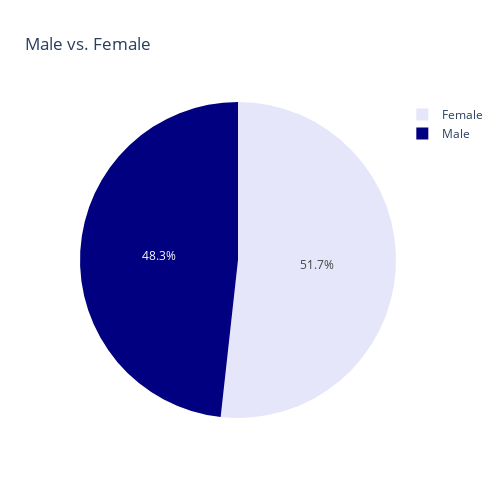

Notebook cell for this chart:
### Markdown cell above
### **6. How many females do we have information for vs how many males?**

### Code cell
import plotly.express as px

# count male and female
gender_count = df['Gender'].value_counts()

# create pie chart
fig = px.pie(values=gender_count, names=gender_count.index, title='Male vs. Female', color_discrete_sequence=['lavender', 'navy'], width=500, height=500)
fig.show()

### Figure 1 — Plotly figure (JSON) as saved in the notebook; plotly's stock layout.template omitted (floating-point values rounded to 4 significant figures)
{"data": [{"domain": {"x": [0, 1], "y": [0, 1]}, "hovertemplate": "label=%{label}<br>value=%{value}<extra></extra>", "labels": ["Female", "Male"], "legendgroup": "", "name": "", "showlegend": true, "type": "pie", "values": [207, 193]}], "layout": {"height": 500, "legend": {"tracegroupgap": 0}, "piecolorway": ["lavender", "navy"], "title": {"text": "Male vs. Female"}, "width": 500}}
